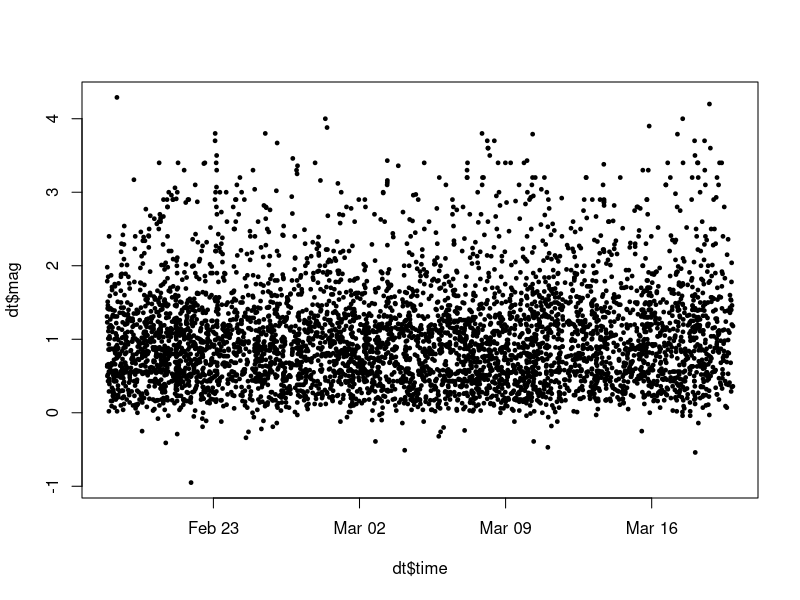
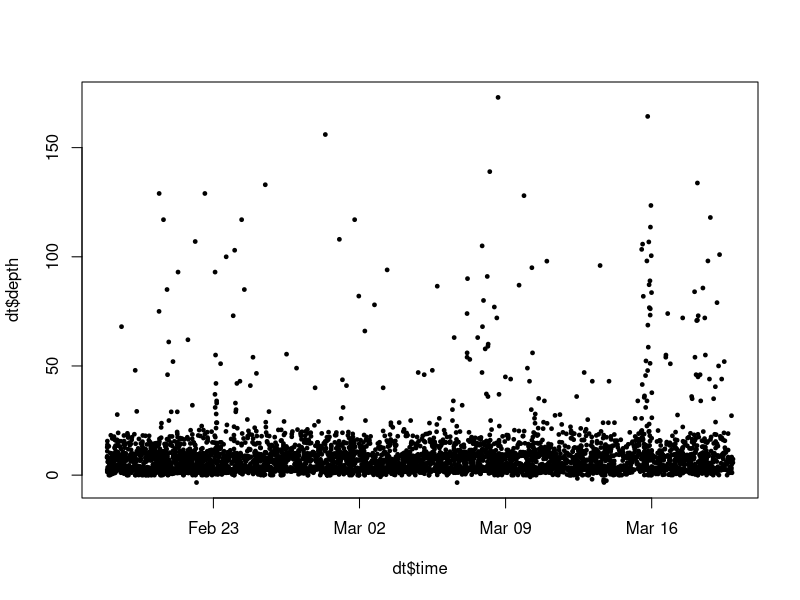
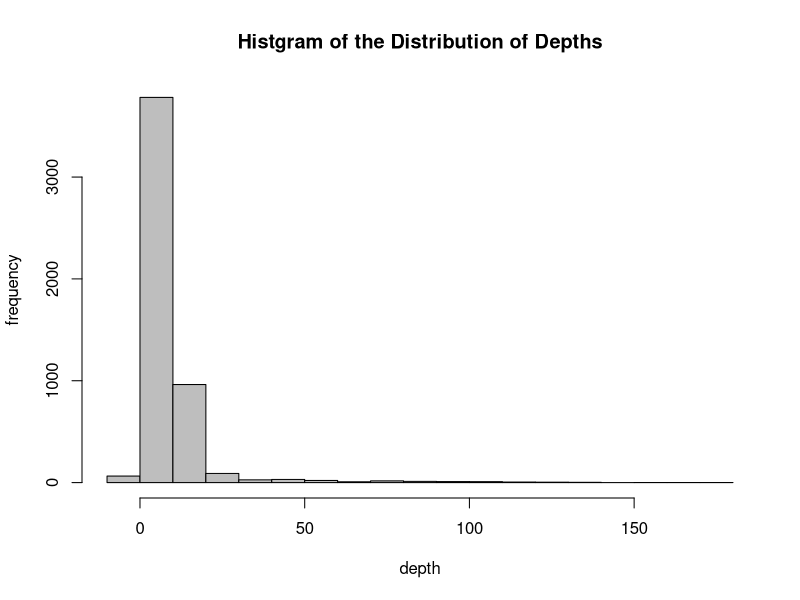
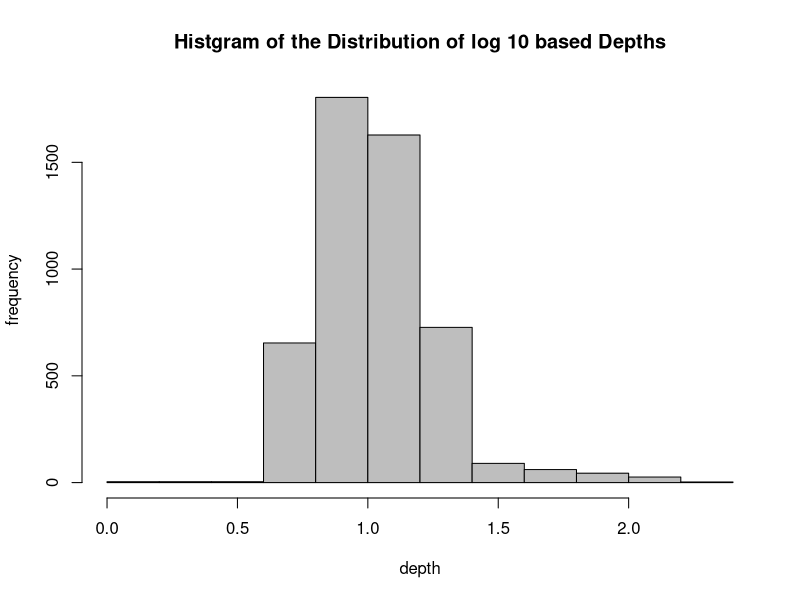
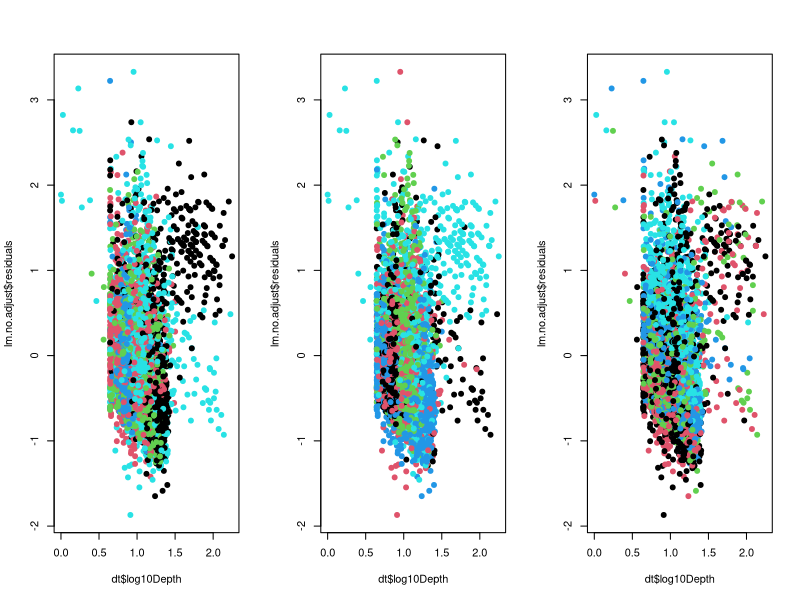
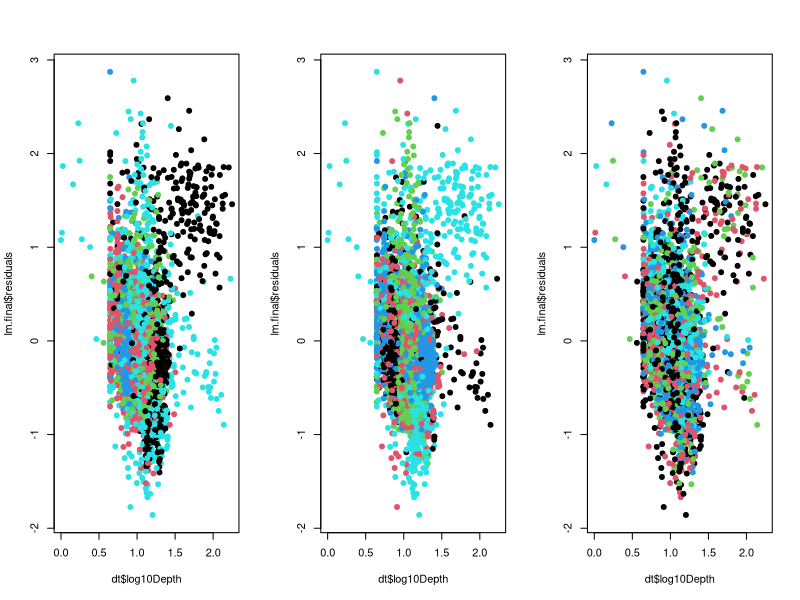

Source code (R) for these figures, in order:
library(Hmisc)
setwd("~/Desktop/earthquake/code")

data=read.csv('../data/all_month.csv',sep=",",header=TRUE)
dt=data[complete.cases(data),] ## remove the rows containing missing values
dt=subset(dt,dt$type=='earthquake')
dt$latCut <- cut2(dt$latitude, g = 5)
dt$lonCut <- cut2(dt$longitude, g = 5)
dt$nstCut <- cut2(dt$nst, g = 5)
dt$log10Depth <- log10(dt$depth-min(dt$depth)+1)
dt$time=as.character(dt$time)
day=substr(dt$time,1,10)
hour=substr(dt$time,12,19)
new.time=paste(day,hour)
dt$time=strptime(new.time,format="%Y-%m-%d %H:%M:%S")
summary(dt)

# plot the magnitude of every earthquake in the last month
plot(dt$time, dt$mag, pch = 19,cex=0.5)
# plot the depth of every earthquake in the last month
plot(dt$time, dt$depth, pch = 19,cex=0.5)

# the percentage of earthquakes with magnitudes less than 3 is:
mean(dt$mag < 3)
# the percentage of earthquakes with magnitudes between 3 and 5 is:
mean(dt$mag > 3 & dt$mag < 5)
# Distribution of depths
hist(dt$depth, col = "grey",main="Histgram of the Distribution of Depths",
     xlab="depth",ylab="frequency")
#Distribution of log 10 based depths
hist(dt$log10Depth, col = "grey",main="Histgram of the Distribution of log 10 based Depths",
     xlab="depth",ylab="frequency")

# Fit model with no adjustment variable
lm.no.adjust <- lm(dt$mag ~ dt$log10Depth)

# Plot residuals, colored by different variables (latitude, longitude,
# number of sites observing the quake)
par(mfrow = c(1, 3))
plot(dt$log10Depth, lm.no.adjust$residuals, col = dt$latCut, pch = 19)
plot(dt$log10Depth, lm.no.adjust$residuals, col = dt$lonCut, pch = 19)
plot(dt$log10Depth, lm.no.adjust$residuals, col = dt$nstCut, pch = 19)

lm.final <- lm(dt$mag ~ dt$log10Depth + dt$latCut + dt$lonCut + dt$nst)
par(mfrow = c(1, 3))
plot(dt$log10Depth, lm.final$residuals, col = dt$latCut, pch = 19)
plot(dt$log10Depth, lm.final$residuals, col = dt$lonCut, pch = 19)
plot(dt$log10Depth, lm.final$residuals, col = dt$nstCut, pch = 19)

summary(lm.final)
confint(lm.final)
